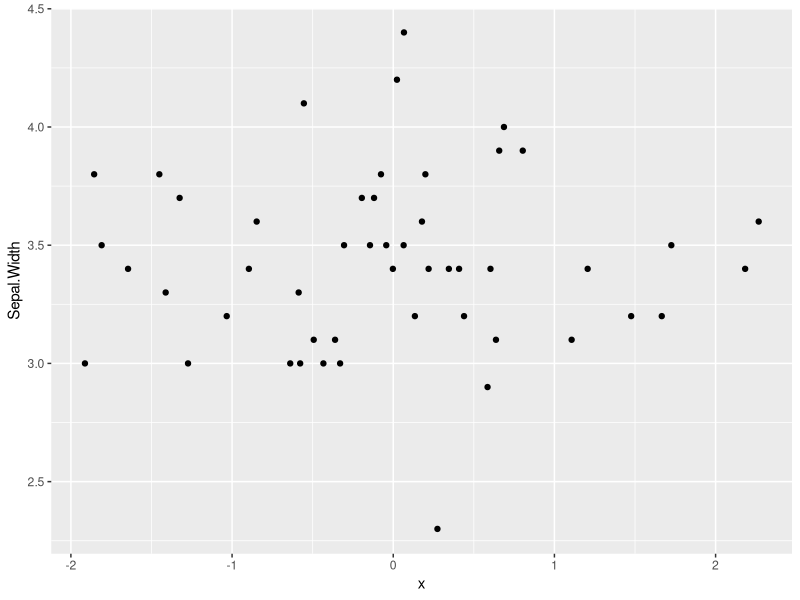

Write the R code that produced this figure.
library(tidyverse)

# Exercise 1: regression analysis of iris dataset by species
# Relationship of sepal width to petal width

# species: setosa
df_setosa <- iris %>% 
  filter(Species == "setosa")

summary(lm(Sepal.Width ~ Petal.Width,
           data = df_setosa))

# species: versicolor
df_versicolor <- iris %>% 
  filter(Species == "versicolor")

summary(lm(Sepal.Width ~ Petal.Width,
           data = df_versicolor))

# species: virginica
df_virginica <- iris %>% 
  filter(Species == "virginica")

summary(lm(Sepal.Width ~ Petal.Width,
           data = df_virginica))


# Exercise 2: multiple explanatory variables:
# Example: sepal width by petal length and petal width in the species setosa

summary(lm(Sepal.Width ~ Petal.Width + Petal.Length,
           data = df_setosa))

# Comparison to single explanatory variable:
# regression estimates of Petal.Width:
    # the estimate for Petal.Width is lower with two explanatory variables
# coefficient of determination:
    # the coefficient of determination is higher with two explanatory variables


# Exercise 3: effect of random normally-distributed data
# as an explanatory variable

v_x <- rnorm(nrow(iris), mean = 0, sd = 1) # random data in normal distribution

iris_x <- iris %>% 
  mutate(x = v_x) # add x column to iris dataframe

df_setosa_x <- iris_x %>% 
  filter(Species == "setosa") # add x column to df_setosa

summary(lm(Sepal.Width ~ Petal.Width + x,
           data = df_setosa_x)) # regression with x as explanatory variable

ggplot() +
  geom_point(data = df_setosa_x, aes(x=x,
                   y=Sepal.Width))

# Comparison:
    # most of the time, x very modestly increases R^2
    # but on the first run, R^2 more than tripled with x included
    # and x had a p value <0.01!
    # Lesson:
    # I should buy a lottery ticket
